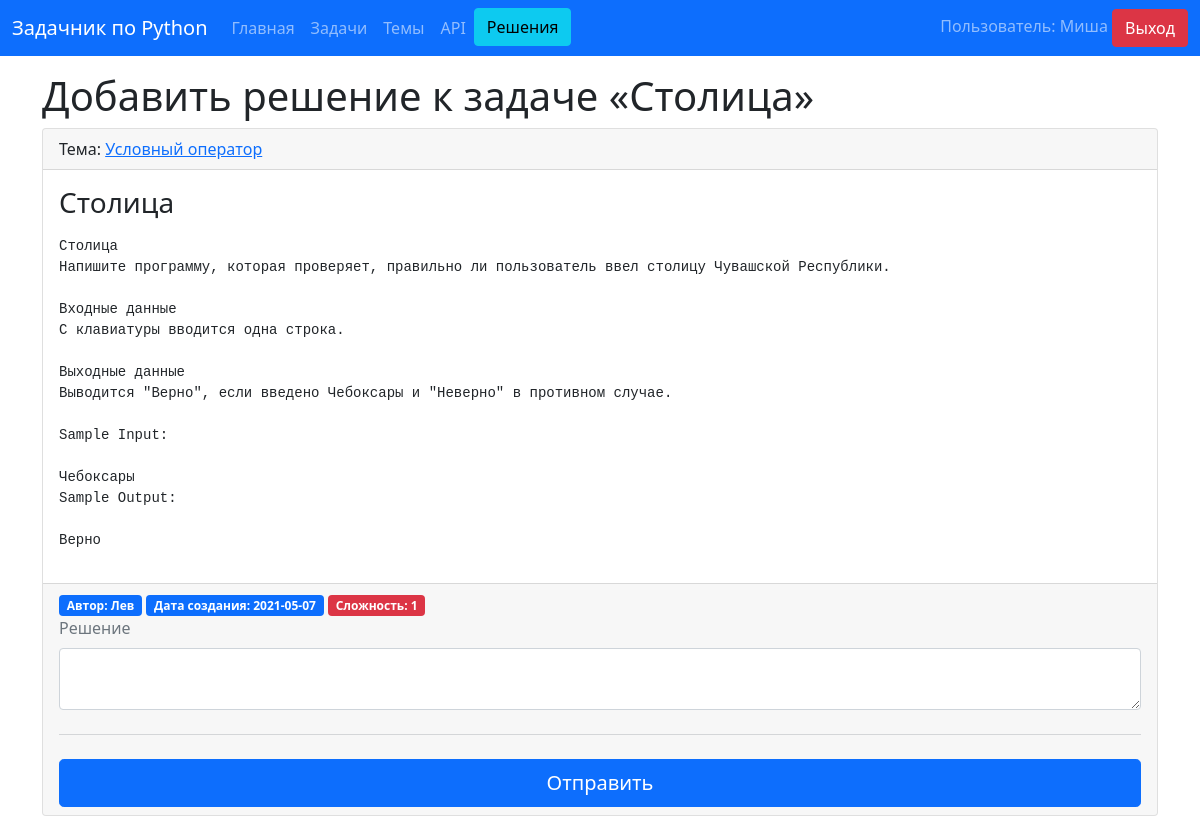
/add_solve/1 (signed in), run on the app's committed database.
### data/users.py (models this page shows, shortened)
class User(SqlAlchemyBase, UserMixin, SerializerMixin):
    __tablename__ = 'users'
    id = sqlalchemy.Column(sqlalchemy.Integer, primary_key=True, autoincrement=True)
    name = sqlalchemy.Column(sqlalchemy.String, index=True, nullable=True)
    role = sqlalchemy.Column(sqlalchemy.String, default='user')
    email = sqlalchemy.Column(sqlalchemy.String, index=True, unique=True, nullable=True)
    hashed_password = sqlalchemy.Column(sqlalchemy.String, nullable=True)
    created_date = sqlalchemy.Column(sqlalchemy.DateTime, default=datetime.date.today)
    task = orm.relation("Task", back_populates='user')
    solve = orm.relation("Solve", cascade="all, delete")

### data/tasks.py (models this page shows, shortened)
class Task(SqlAlchemyBase, SerializerMixin):
    __tablename__ = 'tasks'
    id = sqlalchemy.Column(sqlalchemy.Integer, primary_key=True, autoincrement=True)
    title = sqlalchemy.Column(sqlalchemy.String, index=True, nullable=True)
    content = sqlalchemy.Column(sqlalchemy.String, nullable=True)
    subject = sqlalchemy.Column(sqlalchemy.String, default='Без темы')
    created_date = sqlalchemy.Column(sqlalchemy.Date, default=datetime.date.today)
    rating = sqlalchemy.Column(sqlalchemy.Integer)
    user_id = sqlalchemy.Column(sqlalchemy.Integer, sqlalchemy.ForeignKey("users.id"))
    user = orm.relation('User', back_populates='task')
    solve = orm.relation('Solve', cascade="all, delete")

### main.py (the view, shortened to what this page needs)
@app.route('/add_solve/<int:task_id>', methods=['GET', 'POST'])
@login_required
def add_solve(task_id):
    form = SolveForm()
    session = db_session.create_session()
    t = session.query(Task).get(task_id)
    return render_template('solve_page.html', title='Добавить задачу', form=form, task=t)

### edit_solve.py
class SolveForm(FlaskForm):
    content = TextAreaField("Решение", validators=[DataRequired()])
    submit = SubmitField('Отправить')

### data/db_session.py (called while the page is built)
def create_session() -> Session:
    global __factory
    return __factory()

### main.py (called while the page is built)
@login_manager.user_loader
def load_user(user_id):
    session = db_session.create_session()
    return session.query(User).get(user_id)

### templates/solve_page.html (shortened to what this page needs)
{% extends "base_template.html" %}
{% block main %}
<h1>Добавить решение к задаче «{{ task.title }}»</h1>
<div class="card">
    <div class="card-header">
        Тема: <a href="/subjects/tasks/{{task.subject}}">{{task.subject}}</a>
    </div>
    <div class="card-body">
        <h3 class="card-title">{{task.title}} </h3>
        <p class="card-text word-wrap: break-word"><pre>{{task.content | safe}}</pre></p>
    </div>
    <div class="card-footer text-muted">
        <span class="badge bg-primary">Автор: {{task.user.name}}</span>
        <span class="badge bg-primary">Дата создания: {{task.created_date}}</span>
        <span class="badge bg-danger">Сложность: {{task.rating}}</span>
        <form action="" method="post">
    <label class="form-label"> {{ form.content.label }}</label>
    <div>{{ form.content(class="form-control") }}</div>
    <hr class="my-4">
    <a>{{ form.submit(type="submit", class="w-100 btn btn-primary btn-lg") }}</a>
</form>
    </div>
</div>
{% endblock %}

### templates/base_template.html (shortened to what this page needs)
<!doctype html>
<html lang="ru">
<head>
    <link href="https://cdn.jsdelivr.net/npm/bootstrap@5.0.0-beta3/dist/css/bootstrap.min.css" rel="stylesheet"
>
</head>
<body>
<div class="d-flex flex-column h-200">
    <header>
        <nav class="navbar navbar-expand-lg navbar-dark bg-primary">
            <div class="container-fluid">
                <a class="navbar-brand mb-0 h1" href="/">Задачник по Python</a>
                <div class="collapse navbar-collapse" id="navbarNav">
                    <ul class="navbar-nav">
                        <li class="nav-item"><a class="nav-link" href="/">Главная</a></li>
                        <li class="nav-item"><a class="nav-link" href="/subjects/tasks/all">Задачи</a></li>
                        <li class="nav-item"><a class="nav-link" href="/subjects">Темы</a></li>
                        <li class="nav-item"><a class="nav-link" href="/about">API</a></li>
                        {% if current_user.is_authenticated and current_user.role == 'user' %}
                        <li class="nav-item"><a href="/solves" class="btn btn-info">Решения</a></li>
                        {% endif %}
                    </ul>
                </div>
                <div>
                    {% if current_user.is_authenticated %}
                    <span class="navbar-text">Пользователь: {{ current_user.name }} </span> <a href="/logout">
                    <button type="button" class="btn btn-danger">Выход</button>
                </a>
                    {% else %}
                    <a href="login" class="btn btn-success">Вход</a>
                    <a href="registration" class="btn btn-success">Регистрация</a>
                    {% endif %}
                </div>
            </div>
        </nav>
    </header>
    <div class="container py-3">
        <main>
            {% block main %}
            {% endblock %}
        </main>
    </div>
</div>
</body>
</html>

### data on the page
User: name "Миша"
Task: title "Столица", subject "Условный оператор", content "Столица Напишите программу, которая проверяет, правильно ли пользователь ввел столицу Чувашской Республики. Входные данные С клавиатуры вводится одна строка. Выходные данные Выводится \"Верно\", если введено Чебоксары и \"Неверно\" в противном случае. Sample Input: Чебоксары Sample Output: Верно", created_date "2021-05-07", rating "1"
User: user.name "Лев"
